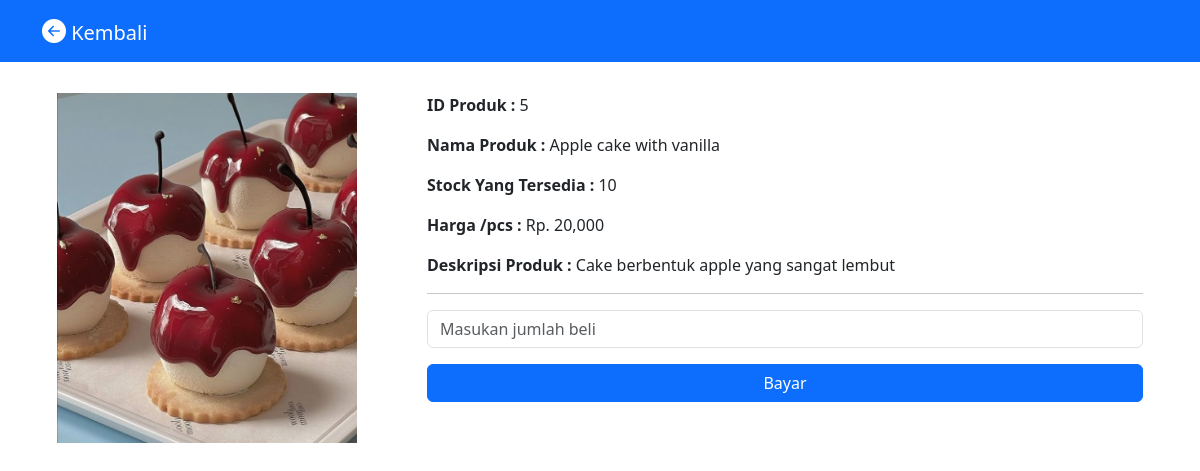
The page /transaksi/beli.php?id_produk=5 on the database its author committed.
### tables this page shows
CREATE TABLE `produk` (
  `id_produk` int(11) NOT NULL,
  `nama_produk` varchar(255) NOT NULL,
  `harga` double NOT NULL,
  `stok` int(11) NOT NULL,
  `terakhir_direstok` date NOT NULL,
  `barang_terjual` int(11) NOT NULL,
  `deskripsi` varchar(255) NOT NULL,
  `foto` varchar(255) NOT NULL
);

### transaksi/beli.php (the view, shortened to what this page needs)
<?php
include "../koneksi.php";
if(isset($_GET['id_produk'])) {
    $id_produk = $_GET['id_produk'];
    $query = mysqli_query($koneksi, "SELECT * FROM produk WHERE id_produk = '$id_produk'");
    $data = mysqli_fetch_array($query);
}
?>
<!DOCTYPE html>
<html lang="en">
<head>
    <link rel="stylesheet" href="https://cdn.jsdelivr.net/npm/bootstrap-icons@1.9.1/font/bootstrap-icons.css">
    <link href="https://cdn.jsdelivr.net/npm/bootstrap@5.3.2/dist/css/bootstrap.min.css" rel="stylesheet">
</head>
<body>
<nav class="navbar fixed-top navbar-expand-lg navbar-dark bg-primary">
    <div class="container">
      <a class="navbar-brand" onclick="history.back()" style="cursor: pointer;">
        <i class="bi bi-arrow-left-circle-fill fs-4"></i> Kembali
      </a>
    </div>
  </nav>
<div class="container mt-5">
    <div class="row">
            <div class="col-4">
                <img src="../asset/img/<?php echo $data['foto']?>" alt="" style="height:350px; width:300px;">
            </div>
            <div class="col-8">
                <p><b>ID Produk : </b><?php echo $data['id_produk'] ?></p>
                <p><b>Nama Produk : </b><?php echo $data['nama_produk'] ?></p>
                <p><b>Stock Yang Tersedia : </b><?php echo $data['stok'] ?></p>
                <p><b>Harga /pcs : </b>Rp. <?php echo number_format($data['harga']) ?></p>
                <p><b>Deskripsi Produk : </b><?php echo $data['deskripsi'] ?></p>
                <hr>
                        <?php
                        if($data['stok'] <= 0) {
                            ?>
                            <div class="d-grid gap-2 mt-1">
                            <input type="submit" class="btn btn-danger" value="Maaf barang habis:(">
                            </div>
                            <?php
                        } else {
                            ?>
                            <form action="beli_proses.php" method="POST">
                            <p><input type="text" name="jumlah" placeholder="Masukan jumlah beli" class="form-control outline-success" required autofocus></p>
                            <div class="d-grid gap-2 mt-1">
                            <input type="submit" name="submit" class="btn btn-primary" value="Bayar">
                            </form>
                            <?php
                        }
                        ?>
                    </div>
            </div>
    </div>
</body>
</html>

### transaksi/beli.php (style rules this page uses)
body { margin: 0; padding: 45px; }

### rows shown on the page
produk: foto (picture), id_produk "5", nama_produk "Apple cake with vanilla", stok "10", harga "20,000", deskripsi "Cake berbentuk apple yang sangat lembut"
